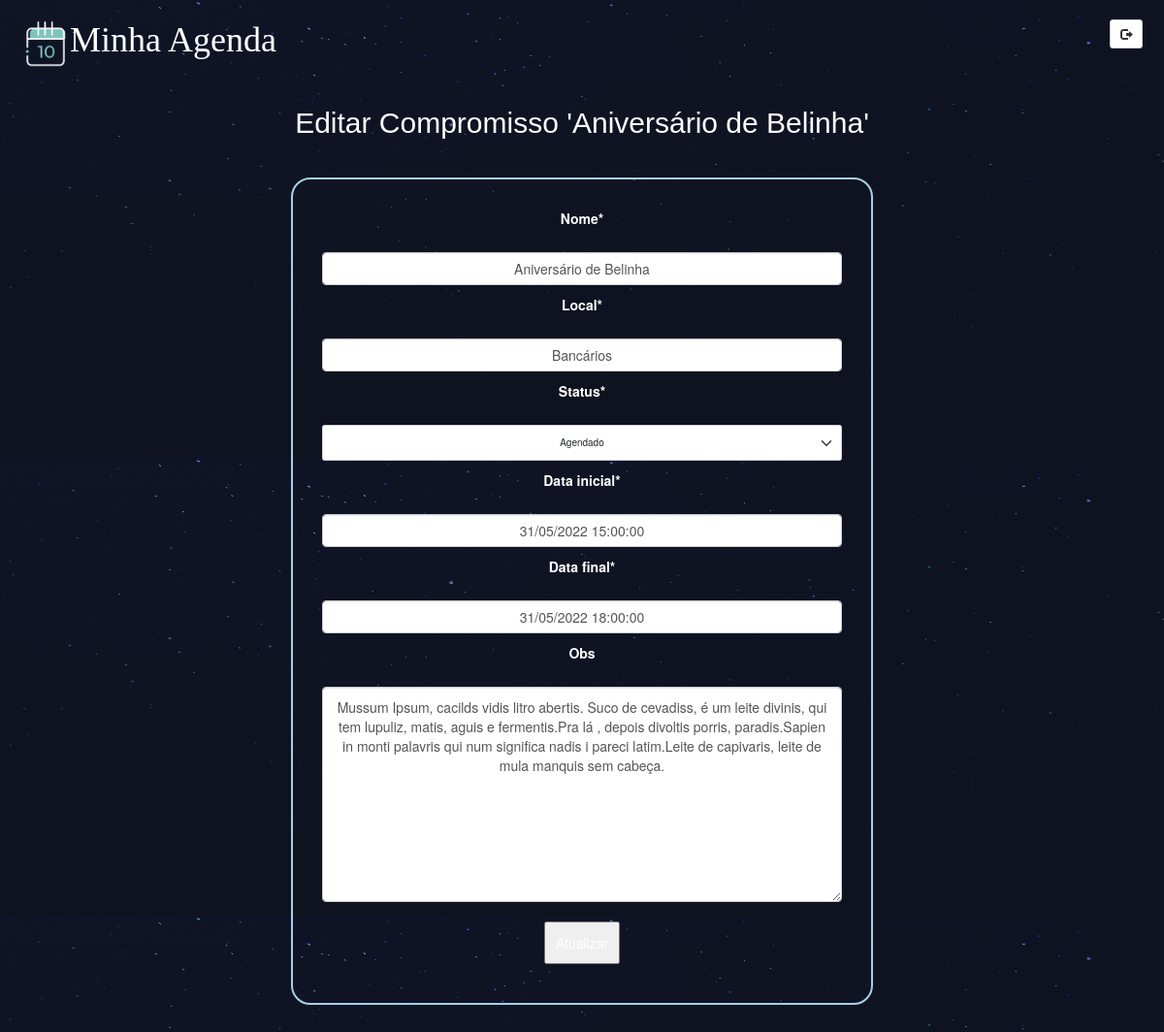
Screenshot of /compromissos/edita/2/ (signed in) with the database file from the repository.
### compromisso/models.py (models this page shows, shortened)
class Compromisso(models.Model):
    nome = models.CharField(max_length=100)
    local = models.CharField(max_length=100)
    obs = models.TextField(blank=True)
    AG = 'Agendado'
    RL = 'Realizado'
    CL = 'Cancelado'
    status = models.CharField(max_length=20, choices=[(AG, 'Agendado'), (RL, 'Realizado'), (CL, 'Cancelado')],
                              default='Agendado')
    data_inicial = models.DateTimeField()
    data_final = models.DateTimeField()
    autor = models.ForeignKey(User, default=None, on_delete=models.CASCADE)

### compromisso/views.py (the view, shortened to what this page needs)
# urls.py: path('edita/<int:comp_id>/', views.compromisso_edita, name="edita"),
@login_required(login_url="/accounts/login/")
def compromisso_edita(request, comp_id):
    compromisso = Compromisso.objects.get(id=comp_id)
    form = compr_forms.EditaCompromissoForm(request.POST or None, instance=compromisso)
    return render(request, 'compromisso/compromisso_edita.html', {'compromisso': compromisso,  'form':form})

### compromisso/forms.py
class EditaCompromissoForm(forms.ModelForm):
    class Meta:
        model = models.Compromisso
        fields = ['nome', 'local', 'status', 'data_inicial', 'data_final', 'obs']

### compromisso/templates/compromisso/compromisso_edita.html (shortened to what this page needs)
{% extends 'base_layout.html'%}
{% load crispy_forms_tags %}
{% block content %}
        <h2 class="loginheader">Editar Compromisso '{{ compromisso.nome }}'</h2>
        <div class="compromisso-visualiza-wrapper">
        <div class="compromisso-visualiza">
                <form class="site-form" action="" method="post">
                        {{ form| crispy }}
                        <input type="submit" value="Atualizar">
                </form>
        </div>
        </div>
{% endblock %}

### assets/styles.css (style rules this page uses)
body { background-color: #0f121f; background-image: url(/static/stars.png); background-repeat-y: no-repeat; color: #fff; padding: 0 2px 0 2px; }
.loginheader { text-align: center; }
.compromisso-visualiza-wrapper { display: flex; align-items: center; justify-content: center; }
.compromisso-visualiza { width: 600px; border-radius: 20px; align-self: center; text-align: center; border: 2px solid #a3d1e6; margin: 40px; padding: 30px; }
h1,h2,h3,h4,h5 { font-weight: normal; margin: 0; }
h2,h3,h4,h5 { font-family: Helvetica; }
.site-form input, .site-form textarea, .site-form select { display: block; margin: 20px 0 10px 0; text-align: center; display: block; margin-left: auto; margin-right: auto; padding: 10px; }

### rows the page displays
Compromisso: nome "Aniversário de Belinha", local "Bancários", status "Agendado", data_inicial "31/05/2022 15:00:00", data_final "31/05/2022 18:00:00", obs "Mussum Ipsum, cacilds vidis litro abertis. Suco de cevadiss, é um leite divinis, qui tem lupuliz, matis, aguis e fermentis.Pra lá , depois divoltis porris, paradis.Sapien in monti palavris qui num significa nadis i pareci latim.Leite de capivaris, leite de mula manquis sem cabeça."
